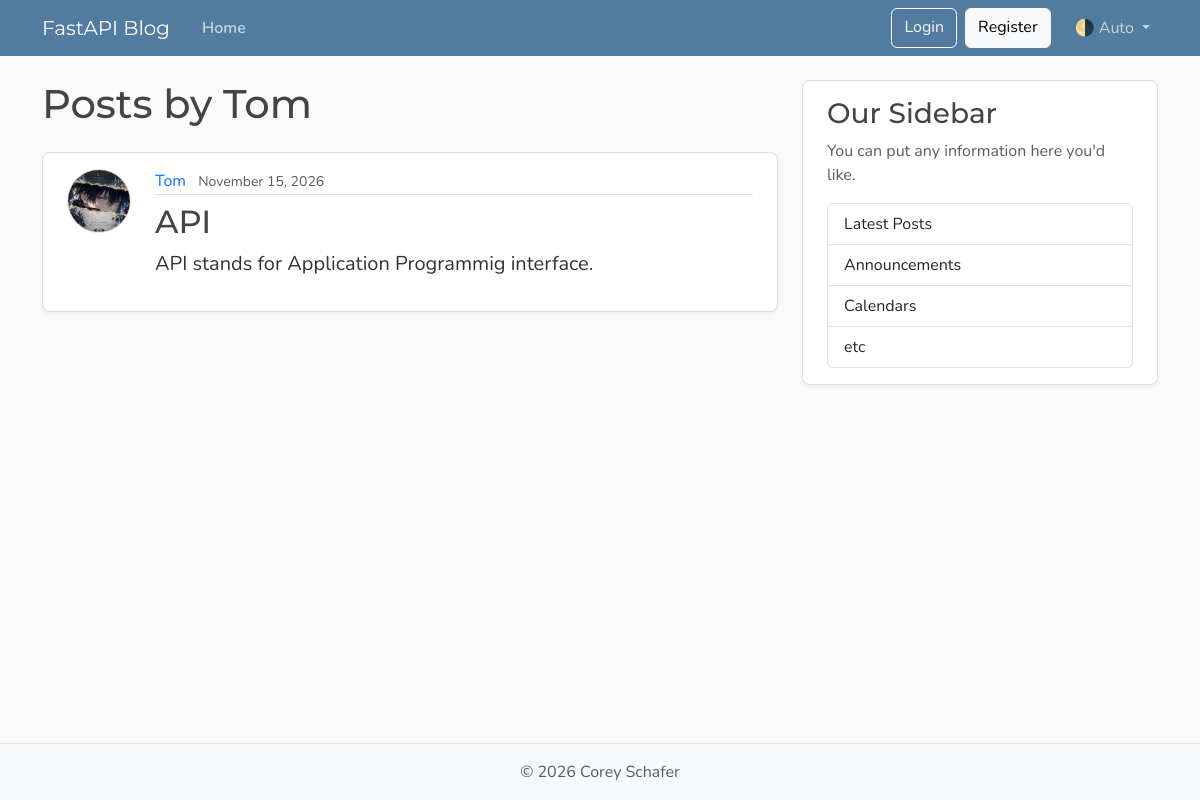
The page /users/1/posts on the database its author committed.
### models.py (models this page shows, shortened)
class User(Base):
    __tablename__ = "users"
    id: Mapped[int] = mapped_column(Integer, primary_key=True, index=True)
    username: Mapped[str] = mapped_column(String(50), unique=True, nullable=False)
    email: Mapped[str] = mapped_column(String(120), unique=True, nullable=False)
    image_file: Mapped[str | None] = mapped_column(
        String(200),
        nullable=True,
        default=None,
    )
    posts: Mapped[list[Post]] = relationship(back_populates="author", cascade="all, delete-orphan",)

class Post(Base):
    __tablename__ = "posts"
    id: Mapped[int] = mapped_column(Integer, primary_key=True, index=True)
    title: Mapped[str] = mapped_column(String(100), nullable=False)
    content: Mapped[str] = mapped_column(Text, nullable=False)
    user_id: Mapped[int] = mapped_column(
        ForeignKey("users.id"),
        nullable=False,
        index=True,
    )
    date_posted: Mapped[datetime] = mapped_column(
        DateTime(timezone=True),
        default=lambda: datetime.now(UTC),
    )
    author: Mapped[User] = relationship(back_populates="posts")

### main.py (the view)
@app.get("/users/{user_id}/posts", include_in_schema=False, name="user_posts")
def user_posts_page(
    request: Request,
    user_id: int,
    db: Annotated[Session, Depends(get_db)],
):
    result = db.execute(select(models.User).where(models.User.id == user_id))
    user = result.scalars().first()
    if not user:
        raise HTTPException(
            status_code=status.HTTP_404_NOT_FOUND,
            detail="User not found",
        )
    result = db.execute(select(models.Post).where(models.Post.user_id == user_id))
    posts = result.scalars().all()
    return templates.TemplateResponse(
        request,
        "user_post.html",
        {"posts": posts, "user": user, "title": f"{user.username}'s Posts"},
    )

### Templates/user_post.html
{% extends "layout.html" %}
{% block content %}
  <h1 class="mb-4">Posts by {{ user.username }}</h1>
  {% for post in posts %}
    <article class="content-section py-3 px-4 mb-4">
      <div class="d-flex align-items-start gap-4">
        <img class="rounded-circle article-img flex-shrink-0"
             src="{{ post.author.image_path }}"
             alt="{{ post.author.username }}'s profile picture"
             width="64"
             height="64"
             loading="lazy">
        <div class="flex-grow-1">
          <div class="article-metadata mb-2">
            <a class="me-2"
               href="{{ url_for('user_posts', user_id=post.author.id) }}">{{ post.author.username }}</a>
            <small class="text-body-secondary">{{ post.date_posted.strftime("%B %d, %Y") }}</small>
          </div>
          <h2>
            <a class="article-title"
               href="{{ url_for('post_page', post_id=post.id) }}">{{ post.title }}</a>
          </h2>
          <p class="article-content">{{ post.content }}</p>
        </div>
      </div>
    </article>
  {% else %}
    <p class="text-body-secondary">No posts by this user yet.</p>
  {% endfor %}
{% endblock content %}

### static/css/main.css (style rules this page uses)
:root { --font-heading: "Montserrat", system-ui, -apple-system, BlinkMacSystemFont, sans-serif; --font-body: "Nunito", system-ui, -apple-system, BlinkMacSystemFont, sans-serif; --color-bg-body: #fafafa; --color-bg-content: #ffffff; --color-text-primary: #333333; --color-text-heading: #444444; --color-steel: #527c9f; --color-nav-link: #cbd5db; --color-nav-link-hover: #ffffff; --color-link-hover: #428bca; --color-border: #dddddd; --color-border-light: #e3e3e3; --spacing-xl: 5rem; --article-img-size: 4rem; --account-img-size: 7.813rem; }
body { font-family: var(--font-body); background: var(--color-bg-body); color: var(--color-text-primary); }
h1, h2, h3, h4, h5, h6 { font-family: var(--font-heading); color: var(--color-text-heading); }
a { text-decoration: none; }
.content-section { background: var(--color-bg-content); border: 1px solid var(--color-border); border-radius: 0.5rem; box-shadow: 0 2px 4px rgba(15, 23, 42, 0.05); transition: box-shadow 0.15s ease, transform 0.15s ease, border-color 0.15s ease; }
.article-title { color: var(--color-text-heading); transition: color 0.2s ease-in-out; }
.article-content { white-space: pre-line; font-size: 1.25rem; }
.article-img { height: var(--article-img-size); width: var(--article-img-size); flex-shrink: 0; object-fit: cover; border: 1px solid var(--color-border-light); box-shadow: 0 0 0 2px var(--color-bg-content); }
.article-metadata { padding-bottom: 0.063rem; border-bottom: 1px solid var(--color-border-light); }
.article-metadata a { transition: color 0.2s ease-in-out; }

### rows shown on the page
User: username "Tom"
Post: author.username "Tom", date_posted "November 15, 2026", title "API", content "API stands for Application Programmig interface."
